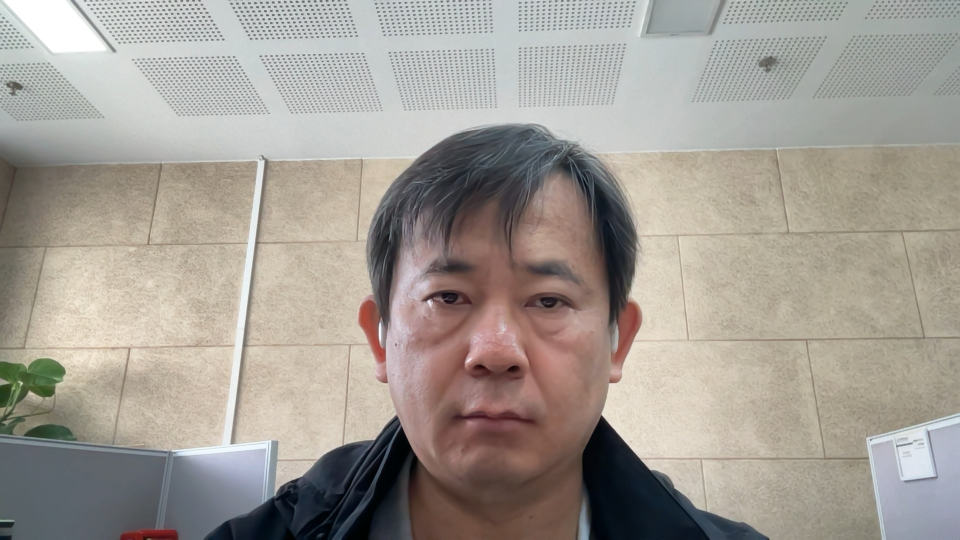
#> input picture cvlab/imgdata/1_heshuhua_1.jpg, 1920 x 1080 px (shown at 1/2 size); its folder holds 4 pictures in this run
$ python face_train.py
#> lines starting #> are read from the running program, lines starting #| are printed output that depends on the picture
import numpy as np
import cv2 as cv
from PIL import Image
from pathlib import Path

def getImageAndLabel(path):
    facesSamples=[]
    ids=[]

    face_detect=cv.CascadeClassifier("/opt/anaconda3/envs/dgai/lib/python3.12/site-packages/cv2/data/haarcascade_frontalface_default.xml")

    for imagePath in Path(path).rglob("*"):

        #灰度打开照片
        PIL_img=Image.open(imagePath).convert('L')
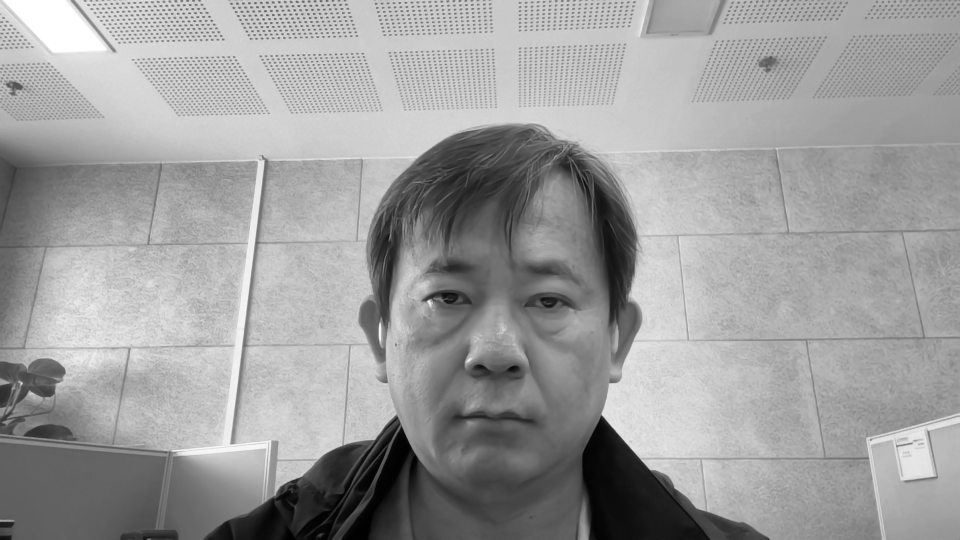
#> PIL_img: PIL image 1920x1080 L (shown at 1/2 size); min 0, max 255, mean 156.7
        #照片转数组
        img_numpy=np.array(PIL_img,'uint8')
        #提取特征
        faces = face_detect.detectMultiScale(img_numpy)
#> faces = [[1782, 852, 90, 90], [728, 391, 546, 546]]

        #文件名分割按.
        id= int(imagePath.stem.split("_")[0])
        #防止无脸数据
        for x,y,w,h in faces:
            ids.append(id)
            facesSamples.append(img_numpy[y:y+h,x:x+w])
#> this loop made 2 passes
#> after the loop, facesSamples = 2 items; ids = [1, 1]
#> pass 2 of the loop in getImageAndLabel, `for imagePath in Path(path).rglob("*"):`:
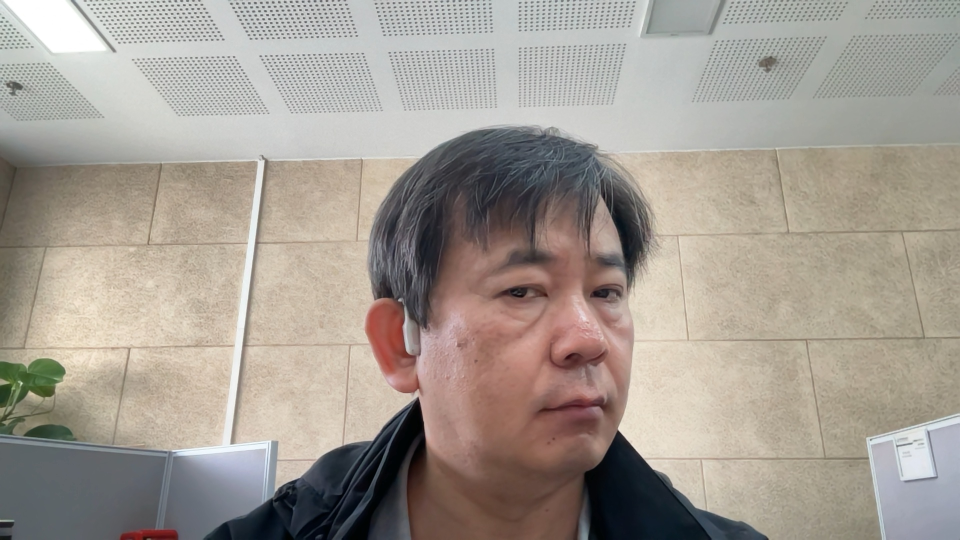
#> input picture cvlab/imgdata/1_heshuhua_2.jpg, 1920 x 1080 px (shown at 1/2 size)
#> in getImageAndLabel, `PIL_img=Image.open(imagePath).convert('L')`:
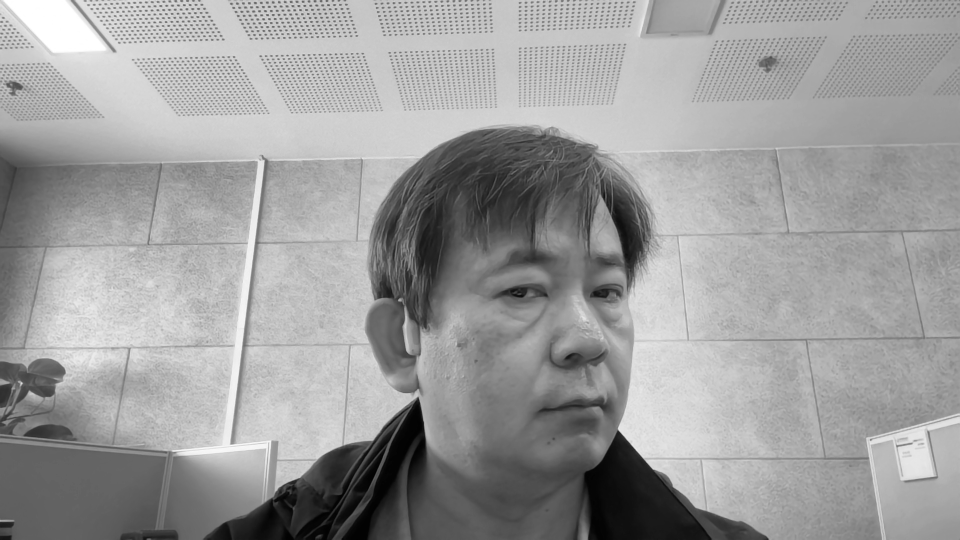
#> PIL_img: PIL image 1920x1080 L (shown at 1/2 size); min 0, max 255, mean 156.3
#> faces = [[1775, 851, 97, 97], [898, 397, 477, 477]]
#> the loop in getImageAndLabel, `for x,y,w,h in faces:` made 2 passes
#> after the loop in getImageAndLabel, `for x,y,w,h in faces:`: facesSamples = 4 items; ids = [1, 1, 1, 1]
#> pass 3 of the loop in getImageAndLabel, `for imagePath in Path(path).rglob("*"):`:
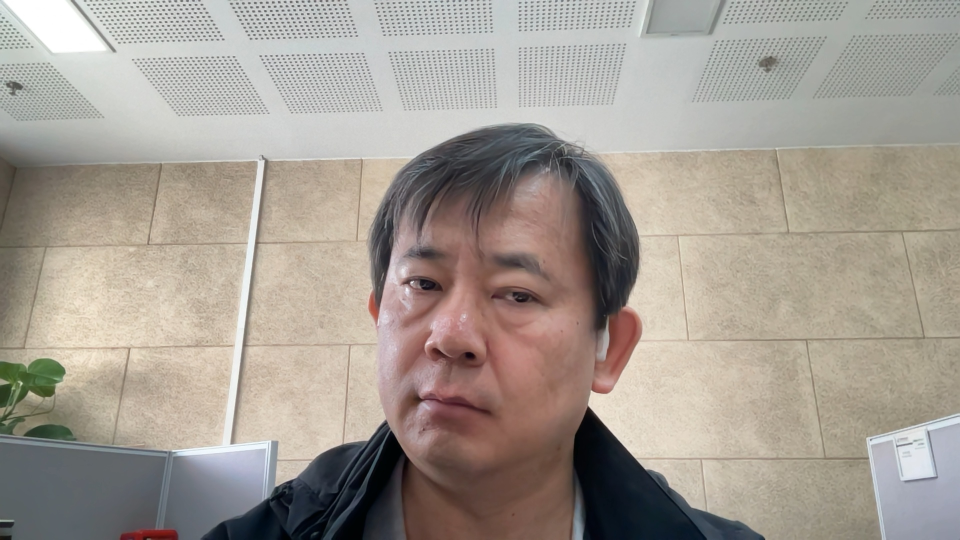
#> input picture cvlab/imgdata/1_heshuhua_3.jpg, 1920 x 1080 px (shown at 1/2 size)
#> in getImageAndLabel, `PIL_img=Image.open(imagePath).convert('L')`:
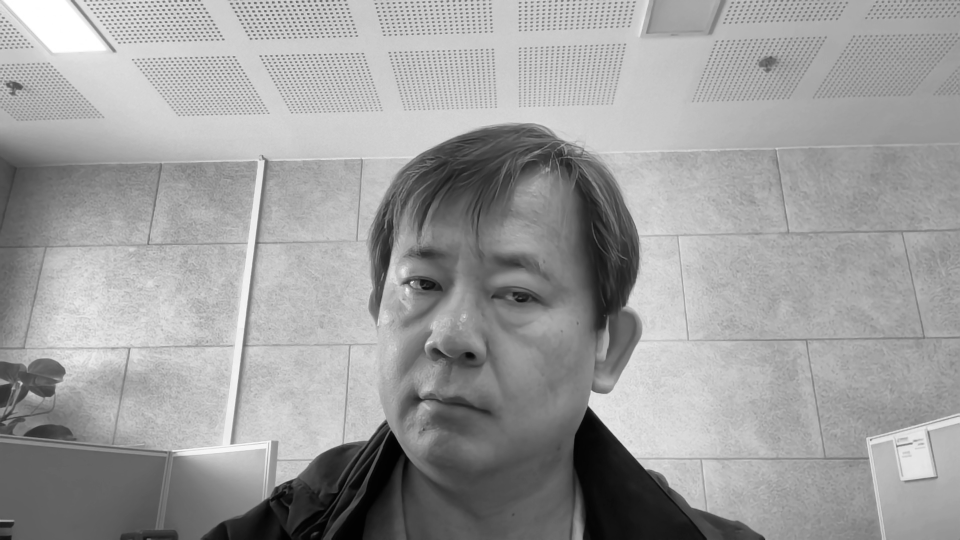
#> PIL_img: PIL image 1920x1080 L (shown at 1/2 size); min 0, max 255, mean 156.8
#> faces = [[666, 365, 535, 535]]
#> the loop in getImageAndLabel, `for x,y,w,h in faces:` made 1 pass
#> after the loop in getImageAndLabel, `for x,y,w,h in faces:`: facesSamples = 5 items; ids = [1, 1, 1, 1, 1]
#> the loop made 4 passes; the first 3 are shown
    return facesSamples,ids


faces,ids=getImageAndLabel('/Users/heshuhua/lab/ailab/llmlab/cvlab/imgdata')

recognizer=cv.face.LBPHFaceRecognizer_create()

recognizer.train(faces,np.array(ids))
#> (the run stopped early here; a loop or call above may not have finished)
